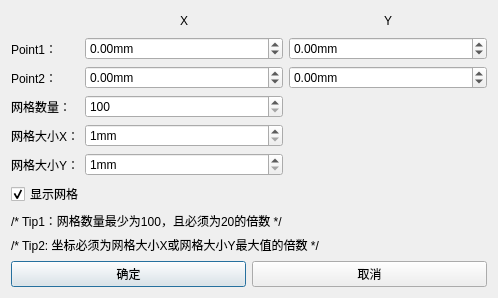
<?xml version="1.0" encoding="UTF-8"?>
<ui version="4.0">
 <class>Dialog</class>
 <widget class="QDialog" name="Dialog">
  <property name="geometry">
   <rect>
    <x>0</x>
    <y>0</y>
    <width>498</width>
    <height>298</height>
   </rect>
  </property>
  <property name="windowTitle">
   <string>工作区设置</string>
  </property>
  <layout class="QGridLayout" name="gridLayout_2">
   <item row="0" column="0" colspan="2">
    <layout class="QGridLayout" name="gridLayout">
     <item row="5" column="1" colspan="3">
      <widget class="QSpinBox" name="gridSizeY">
       <property name="suffix">
        <string>mm</string>
       </property>
       <property name="minimum">
        <number>1</number>
       </property>
       <property name="maximum">
        <number>999999</number>
       </property>
      </widget>
     </item>
     <item row="1" column="0">
      <widget class="QLabel" name="label">
       <property name="text">
        <string>Point1：</string>
       </property>
      </widget>
     </item>
     <item row="3" column="0">
      <widget class="QLabel" name="label_3">
       <property name="text">
        <string>网格数量：</string>
       </property>
      </widget>
     </item>
     <item row="0" column="1">
      <spacer name="horizontalSpacer">
       <property name="orientation">
        <enum>Qt::Horizontal</enum>
       </property>
       <property name="sizeHint" stdset="0">
        <size>
         <width>40</width>
         <height>20</height>
        </size>
       </property>
      </spacer>
     </item>
     <item row="2" column="1" colspan="3">
      <widget class="QDoubleSpinBox" name="p2_x">
       <property name="suffix">
        <string>mm</string>
       </property>
       <property name="minimum">
        <double>-9999999999.000000000000000</double>
       </property>
       <property name="maximum">
        <double>9999999999.000000000000000</double>
       </property>
      </widget>
     </item>
     <item row="0" column="6">
      <spacer name="horizontalSpacer_4">
       <property name="orientation">
        <enum>Qt::Horizontal</enum>
       </property>
       <property name="sizeHint" stdset="0">
        <size>
         <width>40</width>
         <height>20</height>
        </size>
       </property>
      </spacer>
     </item>
     <item row="0" column="3">
      <spacer name="horizontalSpacer_2">
       <property name="orientation">
        <enum>Qt::Horizontal</enum>
       </property>
       <property name="sizeHint" stdset="0">
        <size>
         <width>40</width>
         <height>20</height>
        </size>
       </property>
      </spacer>
     </item>
     <item row="0" column="2">
      <widget class="QLabel" name="label_5">
       <property name="text">
        <string>X</string>
       </property>
      </widget>
     </item>
     <item row="1" column="1" colspan="3">
      <widget class="QDoubleSpinBox" name="p1_x">
       <property name="suffix">
        <string>mm</string>
       </property>
       <property name="minimum">
        <double>-9999999999.000000000000000</double>
       </property>
       <property name="maximum">
        <double>9999999999.000000000000000</double>
       </property>
       <property name="value">
        <double>0.000000000000000</double>
       </property>
      </widget>
     </item>
     <item row="1" column="4" colspan="3">
      <widget class="QDoubleSpinBox" name="p1_y">
       <property name="suffix">
        <string>mm</string>
       </property>
       <property name="minimum">
        <double>-9999999999.000000000000000</double>
       </property>
       <property name="maximum">
        <double>9999999999.000000000000000</double>
       </property>
      </widget>
     </item>
     <item row="0" column="4">
      <spacer name="horizontalSpacer_3">
       <property name="orientation">
        <enum>Qt::Horizontal</enum>
       </property>
       <property name="sizeHint" stdset="0">
        <size>
         <width>40</width>
         <height>20</height>
        </size>
       </property>
      </spacer>
     </item>
     <item row="4" column="1" colspan="3">
      <widget class="QSpinBox" name="gridSizeX">
       <property name="suffix">
        <string>mm</string>
       </property>
       <property name="minimum">
        <number>1</number>
       </property>
       <property name="maximum">
        <number>999999</number>
       </property>
      </widget>
     </item>
     <item row="2" column="0">
      <widget class="QLabel" name="label_2">
       <property name="text">
        <string>Point2：</string>
       </property>
      </widget>
     </item>
     <item row="4" column="0">
      <widget class="QLabel" name="label_4">
       <property name="text">
        <string>网格大小X：</string>
       </property>
      </widget>
     </item>
     <item row="0" column="5">
      <widget class="QLabel" name="label_6">
       <property name="text">
        <string>Y</string>
       </property>
      </widget>
     </item>
     <item row="5" column="0">
      <widget class="QLabel" name="label_4">
       <property name="text">
        <string>网格大小Y：</string>
       </property>
      </widget>
     </item>
     <item row="2" column="4" colspan="3">
      <widget class="QDoubleSpinBox" name="p2_y">
       <property name="suffix">
        <string>mm</string>
       </property>
       <property name="minimum">
        <double>-9999999999.000000000000000</double>
       </property>
       <property name="maximum">
        <double>9999999999.000000000000000</double>
       </property>
      </widget>
     </item>
     <item row="3" column="1" colspan="3">
      <widget class="QSpinBox" name="gridNum">
       <property name="minimum">
        <number>100</number>
       </property>
       <property name="maximum">
        <number>99999999</number>
       </property>
       <property name="singleStep">
        <number>20</number>
       </property>
      </widget>
     </item>
     <item row="6" column="0" colspan="4">
      <widget class="QCheckBox" name="isShow">
       <property name="text">
        <string>显示网格</string>
       </property>
       <property name="checked">
        <bool>true</bool>
       </property>
      </widget>
     </item>
    </layout>
   </item>
   <item row="1" column="0" colspan="2">
    <widget class="QLabel" name="label_7">
     <property name="text">
      <string>/* Tip1：网格数量最少为100，且必须为20的倍数 */</string>
     </property>
    </widget>
   </item>
   <item row="2" column="0" colspan="2">
    <layout class="QHBoxLayout" name="horizontalLayout">
     <item>
      <widget class="QLabel" name="label_8">
       <property name="text">
        <string>/* Tip2: 坐标必须为网格大小X或网格大小Y最大值的倍数 */</string>
       </property>
      </widget>
     </item>
    </layout>
   </item>
   <item row="3" column="0">
    <spacer name="verticalSpacer">
     <property name="orientation">
      <enum>Qt::Vertical</enum>
     </property>
     <property name="sizeHint" stdset="0">
      <size>
       <width>20</width>
       <height>40</height>
      </size>
     </property>
    </spacer>
   </item>
   <item row="3" column="1">
    <spacer name="verticalSpacer_2">
     <property name="orientation">
      <enum>Qt::Vertical</enum>
     </property>
     <property name="sizeHint" stdset="0">
      <size>
       <width>20</width>
       <height>40</height>
      </size>
     </property>
    </spacer>
   </item>
   <item row="4" column="0">
    <widget class="QPushButton" name="pb_OK">
     <property name="text">
      <string>确定</string>
     </property>
    </widget>
   </item>
   <item row="4" column="1">
    <widget class="QPushButton" name="pb_cancel">
     <property name="text">
      <string>取消</string>
     </property>
    </widget>
   </item>
  </layout>
 </widget>
 <resources/>
 <connections/>
</ui>
